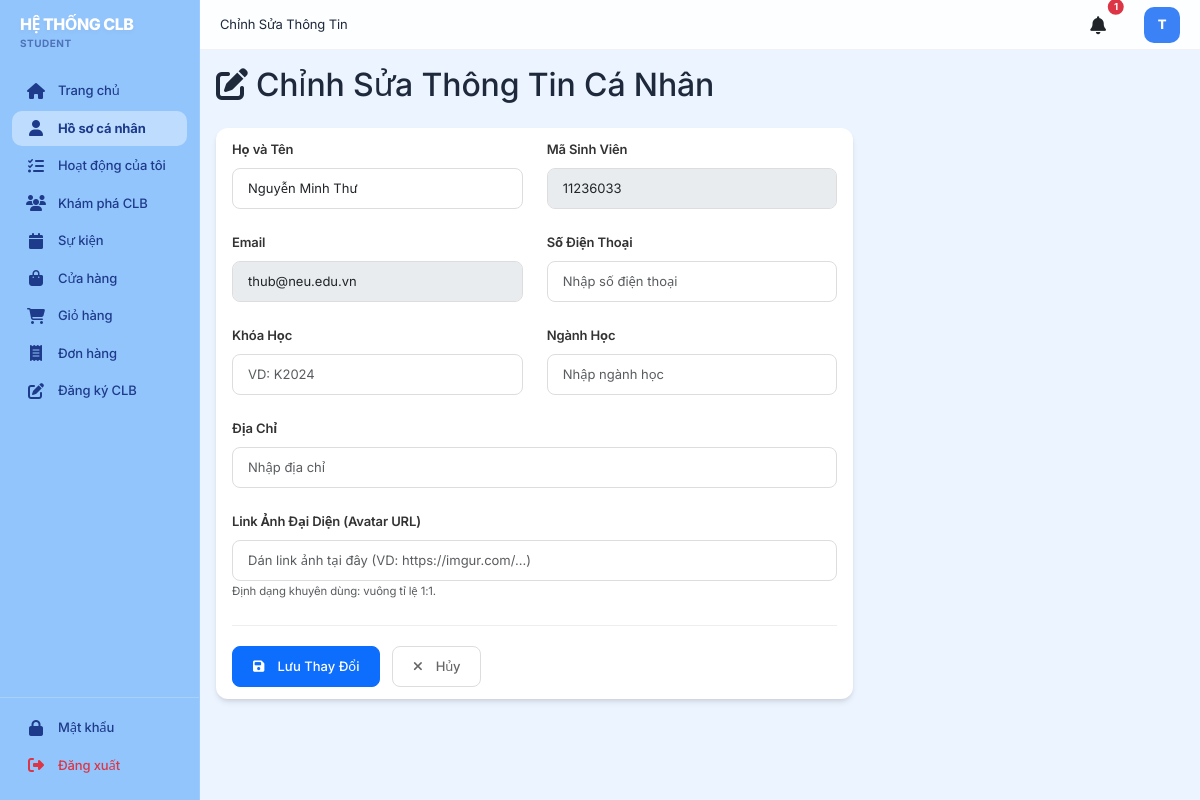
The app's page /student/profile/edit (signed in) with its own data.
### models.py (models this page shows, shortened)
class User(db.Model):
    __tablename__ = 'users'
    id = db.Column(db.Integer, primary_key=True)
    username = db.Column(db.String(120), unique=True, nullable=False)
    email = db.Column(db.String(120), unique=True, nullable=False)
    password_hash = db.Column(db.String(255), nullable=False)
    user_type = db.Column(db.String(20), nullable=False)  # student, club, admin
    status = db.Column(db.String(20), default=STATUS_ACTIVE)  # active, inactive
    created_at = db.Column(db.DateTime, default=datetime.utcnow)
    updated_at = db.Column(db.DateTime, default=datetime.utcnow, onupdate=datetime.utcnow)
    student_profile = db.relationship('Student', backref='user', uselist=False, cascade='all, delete-orphan')
    club_profile = db.relationship('Club', backref='user', uselist=False, cascade='all, delete-orphan', foreign_keys='Club.user_id')
    def is_student(self):
        return self.user_type == USER_TYPE_STUDENT
    def is_club(self):
        return self.user_type == USER_TYPE_CLUB

class Student(db.Model):
    __tablename__ = 'students'
    id = db.Column(db.Integer, primary_key=True)
    user_id = db.Column(db.Integer, db.ForeignKey('users.id'), nullable=False)
    student_code = db.Column(db.String(50), unique=True, nullable=False)
    full_name = db.Column(db.String(200), nullable=False)
    phone = db.Column(db.String(20))
    address = db.Column(db.String(255))
    university_year = db.Column(db.Integer)  # Năm học
    major = db.Column(db.String(100))
    avatar_url = db.Column(db.String(255))
    achievement_points = db.Column(db.Integer, default=0)  # Điểm Đoàn
    created_at = db.Column(db.DateTime, default=datetime.utcnow)
    updated_at = db.Column(db.DateTime, default=datetime.utcnow, onupdate=datetime.utcnow)
    club_applications = db.relationship('ClubApplication', backref='student', cascade='all, delete-orphan')
    event_registrations = db.relationship('EventRegistration', backref='student', cascade='all, delete-orphan')
    orders = db.relationship('Order', backref='student', cascade='all, delete-orphan')

### app.py (the view, shortened to what this page needs)
@app.route('/student/profile/edit', methods=['GET', 'POST'])
@login_required
def student_profile_edit():
    if not current_user.is_student():
        return redirect(url_for('index'))
    student = current_user.student_profile
    return render_template('student/profile_edit.html', student=student)

### templates/student/profile_edit.html (shortened to what this page needs)
{% extends "base.html" %}
{% block page_title %}Chỉnh Sửa Thông Tin{% endblock %}
{% block content %}
<h2 class="page-title mb-4">
    <i class="fas fa-edit me-2"></i>Chỉnh Sửa Thông Tin Cá Nhân
</h2>
<div class="row">
    <div class="col-md-8">
        <div class="card">
            <div class="card-body p-4">
                <form method="POST">
                    <div class="row mb-4">
                        <div class="col-md-6">
                            <label class="form-label" style="color: #333; font-weight: 600;">Họ và Tên</label>
                            <input type="text" name="full_name" class="form-control" value="{{ student.full_name or '' }}" required>
                        </div>
                        <div class="col-md-6">
                            <label class="form-label" style="color: #333; font-weight: 600;">Mã Sinh Viên</label>
                            <input type="text" name="student_code" class="form-control" value="{{ student.student_code or '' }}" disabled>
                        </div>
                    </div>
                    <div class="row mb-4">
                        <div class="col-md-6">
                            <label class="form-label" style="color: #333; font-weight: 600;">Email</label>
                            <input type="email" class="form-control" value="{{ current_user.email }}" disabled>
                        </div>
                        <div class="col-md-6">
                            <label class="form-label" style="color: #333; font-weight: 600;">Số Điện Thoại</label>
                            <input type="text" name="phone" class="form-control" value="{{ student.phone or '' }}" placeholder="Nhập số điện thoại">
                        </div>
                    </div>
                    <div class="row mb-4">
                        <div class="col-md-6">
                            <label class="form-label" style="color: #333; font-weight: 600;">Khóa Học</label>
                            <input type="text" name="university_year" class="form-control" value="{{ student.university_year or '' }}" placeholder="VD: K2024">
                        </div>
                        <div class="col-md-6">
                            <label class="form-label" style="color: #333; font-weight: 600;">Ngành Học</label>
                            <input type="text" name="major" class="form-control" value="{{ student.major or '' }}" placeholder="Nhập ngành học">
                        </div>
                    </div>
                    <div class="row mb-4">
                        <div class="col-12">
                            <label class="form-label" style="color: #333; font-weight: 600;">Địa Chỉ</label>
                            <input type="text" name="address" class="form-control" value="{{ student.address or '' }}" placeholder="Nhập địa chỉ">
                        </div>
                    </div>
                    <div class="row mb-4">
                        <div class="col-12">
                            <label class="form-label" style="color: #333; font-weight: 600;">Link Ảnh Đại Diện (Avatar URL)</label>
                            <input type="url" name="avatar_url" class="form-control" value="{{ student.avatar_url or '' }}" placeholder="Dán link ảnh tại đây (VD: https://imgur.com/...)">
                            <small class="text-muted">Định dạng khuyên dùng: vuông tỉ lệ 1:1.</small>
                        </div>
                    </div>
                    <div style="padding-top: 20px; border-top: 1px solid #eee;">
                        <button type="submit" class="btn btn-primary me-2">
                            <i class="fas fa-save me-2"></i>Lưu Thay Đổi
                        </button>
                        <a href="{{ url_for('student_profile') }}" class="btn btn-outline-secondary">
                            <i class="fas fa-times me-2"></i>Hủy
                        </a>
                    </div>
                </form>
            </div>
        </div>
    </div>
</div>
<link rel="stylesheet" href="{{ url_for('static', filename='css/student/profile_edit.css') }}">
{% endblock %}

### templates/base.html (shortened to what this page needs)
<!DOCTYPE html>
<html lang="vi">
<head>
    <link href="https://cdn.jsdelivr.net/npm/bootstrap@5.3.0/dist/css/bootstrap.min.css" rel="stylesheet">
    <link rel="stylesheet" href="https://cdnjs.cloudflare.com/ajax/libs/font-awesome/6.4.0/css/all.min.css">
<link rel="stylesheet" href="{{ url_for('static', filename='css/style.css') }}">
</head>
<body>
    <div class="layout">
        {% if not hide_sidebar %}
        <div class="sidebar">
            <div class="logo">
                <h5>HỆ THỐNG CLB</h5>
                <p>{% if current_user.is_authenticated %}{{ current_user.user_type }}{% else %}Sinh viên{% endif %}</p>
            </div>
            <nav class="sidebar-nav">
                {% if current_user.is_authenticated %}
                    {% if current_user.is_student() %}
                        <div class="nav-item">
                            <a href="{{ url_for('student_dashboard') }}" class="nav-link {% if request.endpoint == 'student_dashboard' %}active{% endif %}">
                                <i class="fas fa-home"></i> Trang chủ
                            </a>
                        </div>
                        <div class="nav-item">
                            <a href="{{ url_for('student_profile') }}" class="nav-link {% if request.endpoint and 'profile' in request.endpoint %}active{% endif %}">
                                <i class="fas fa-user"></i> Hồ sơ cá nhân
                            </a>
                        </div>
                        <div class="nav-item">
                            <a href="{{ url_for('student_activities') }}" class="nav-link {% if request.endpoint == 'student_activities' %}active{% endif %}">
                                <i class="fas fa-tasks"></i> Hoạt động của tôi
                            </a>
                        </div>
                        <div class="nav-item">
                            <a href="{{ url_for('student_clubs') }}" class="nav-link {% if request.endpoint == 'student_clubs' %}active{% endif %}">
                                <i class="fas fa-users"></i> Khám phá CLB
                            </a>
                        </div>
                        <div class="nav-item">
                            <a href="{{ url_for('student_events') }}" class="nav-link {% if request.endpoint == 'student_events' %}active{% endif %}">
                                <i class="fas fa-calendar"></i> Sự kiện
                            </a>
                        </div>
                        <div class="nav-item">
                            <a href="{{ url_for('products_list') }}" class="nav-link {% if 'product' in request.endpoint|string %}active{% endif %}">
                                <i class="fas fa-shopping-bag"></i> Cửa hàng
                            </a>
                        </div>
                        <div class="nav-item">
                            <a href="{{ url_for('cart') }}" class="nav-link {% if request.endpoint == 'cart' %}active{% endif %}">
                                <i class="fas fa-shopping-cart"></i> Giỏ hàng
                            </a>
                        </div>
                        <div class="nav-item">
                            <a href="{{ url_for('orders_list') }}" class="nav-link {% if request.endpoint == 'orders_list' %}active{% endif %}">
                                <i class="fas fa-receipt"></i> Đơn hàng
                            </a>
                        </div>
                        <div class="nav-item">
                            <a href="{{ url_for('student_club_register') }}" class="nav-link {% if request.endpoint == 'student_club_register' %}active{% endif %}">
                                <i class="fas fa-edit"></i> Đăng ký CLB
                            </a>
                        </div>
                    {% endif %}
                {% endif %}
            </nav>
            {% if current_user.is_authenticated %}
            <div class="sidebar-footer">
                <div class="nav-item">
                    <a href="{{ url_for('change_credentials') }}" class="nav-link {% if request.endpoint == 'change_credentials' %}active{% endif %}">
                        <i class="fas fa-lock"></i> Mật khẩu
                    </a>
                </div>
                <div class="nav-item">
                    <a href="{{ url_for('logout') }}" class="nav-link text-danger">
                        <i class="fas fa-sign-out-alt"></i> Đăng xuất
                    </a>
                </div>
            </div>
            {% endif %}
        </div>
        {% endif %}
        <div class="main-container {% if hide_sidebar %}no-sidebar{% endif %}">
            {% if not hide_sidebar %}
            <div class="top-header">
                <div class="header-left">
                    {% block page_title %}{% endblock %}
                </div>
                <div class="header-right">
                    <a href="{{ url_for('notifications_list') }}" class="notification-icon position-relative text-dark text-decoration-none me-3">
                        <i class="fas fa-bell"></i>
                        {% if unread_count > 0 %}
                        <span class="position-absolute top-0 start-100 translate-middle badge rounded-pill bg-danger" style="font-size: 0.6rem; padding: 0.35em 0.65em; border: 2px solid #fff;">
                            {{ unread_count if unread_count < 100 else '99+' }}
                        </span>
                        {% endif %}
                    </a>
                    {% if current_user.is_authenticated %}
                        {% set avatar = None %}
                        {% if current_user.is_student() and current_user.student_profile and current_user.student_profile.avatar_url %}
                            {% set avatar = current_user.student_profile.avatar_url %}
                        {% elif current_user.is_club() and current_user.club_profile and current_user.club_profile.logo_url %}
                            {% set avatar = current_user.club_profile.logo_url %}
                        {% endif %}
                        {% if avatar %}
                        <div class="user-avatar border border-2 shadow-sm" title="{{ current_user.username }}">
                            <img src="{{ avatar }}" alt="Avatar" style="width: 100%; height: 100%; object-fit: cover; border-radius: 50%;">
                        </div>
                        {% else %}
                        <div class="user-avatar" title="{{ current_user.username or 'User' }}">
                            {{ (current_user.username[0].upper() if current_user.username else '?') }}
                        </div>
                        {% endif %}
                    {% endif %}
                </div>
            </div>
            {% endif %}
            <div class="content-area">
                {% block content %}{% endblock %}
            </div>
        </div>
    </div>
</body>
</html>

### records on screen
User: user_type "STUDENT", username "T", email "thub@neu.edu.vn"
Student: full_name "Nguyễn Minh Thư", student_code "11236033"

### other values on screen
{{ unread_count if unread_count < 100 else '99+' }} "1"
